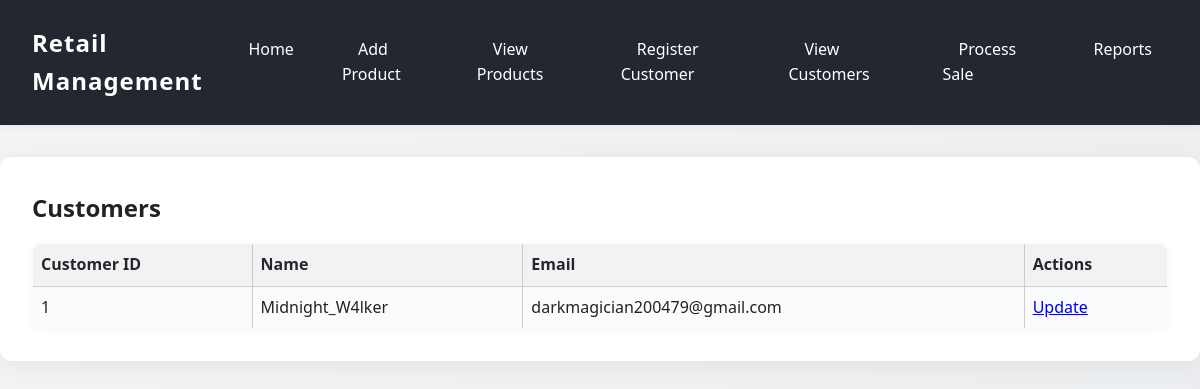
The page /list_customers on the database its author committed.
### app.py (models this page shows)
class Customer(db.Model):
    customer_id = db.Column(db.Integer, primary_key=True)
    name = db.Column(db.String(100), nullable=False)
    email = db.Column(db.String(100), nullable=False)
    sales = db.relationship("Sale", back_populates="customer")

### app.py (the view)
@app.route("/list_customers")
def list_customers():
    customers = Customer.query.all()  # or your ORM logic
    return render_template("list_customers.html", customers=customers)

### templates/list_customers.html
{% extends 'base.html' %}
{% block content %}
<h2>Customers</h2>
<table>
    <thead>
        <tr>
            <th>Customer ID</th>
            <th>Name</th>
            <th>Email</th>
            <th>Actions</th>
        </tr>
    </thead>
    <tbody>
        {% for customer in customers %}
        <tr>
            <td>{{ customer.customer_id }}</td>
            <td>{{ customer.name }}</td>
            <td>{{ customer.email }}</td>
            <td>
                <a href="{{ url_for('update_customer', customer_id=customer.customer_id) }}">Update</a>
            </td>
        </tr>
        {% endfor %}
    </tbody>
</table>
{% endblock %}

### static/style.css (style rules this page uses)
body { font-family: Cambria, Cochin, Georgia, Times, 'Times New Roman', serif; margin: 0; padding: 0; background-color: #f4f4f4; }
* { box-sizing: border-box; margin: 0; padding: 0; }
body { font-family: 'Segoe UI', 'Roboto', 'Helvetica Neue', Arial, sans-serif; background: linear-gradient(135deg, #f4f4f4 0%, #e9ecef 100%); color: #222; min-height: 100vh; line-height: 1.6; }
table { width: 100%; border-collapse: separate; border-spacing: 0; margin-top: 1.5em; background: #fafbfc; border-radius: 8px; overflow: hidden; box-shadow: 0 2px 8px rgba(0,0,0,0.03); }
th, td { padding: 1em 1.2em; text-align: left; }
th { background: #f1f3f6; font-weight: 600; color: #23272f; border-bottom: 2px solid #e3e6ea; }
td, th { border-bottom: 1px solid #e3e6ea; }
tr:last-child td { border-bottom: none; }
table { width: 100%; border-collapse: collapse; margin-top: 1em; }
table, th, td { border: 1px solid #ccc; }
th, td { padding: 0.5em; text-align: left; }
th { background-color: #f2f2f2; }

### rows shown on the page
Customer: customer_id "1", name "Midnight_W4lker", email "darkmagician200479@gmail.com"
